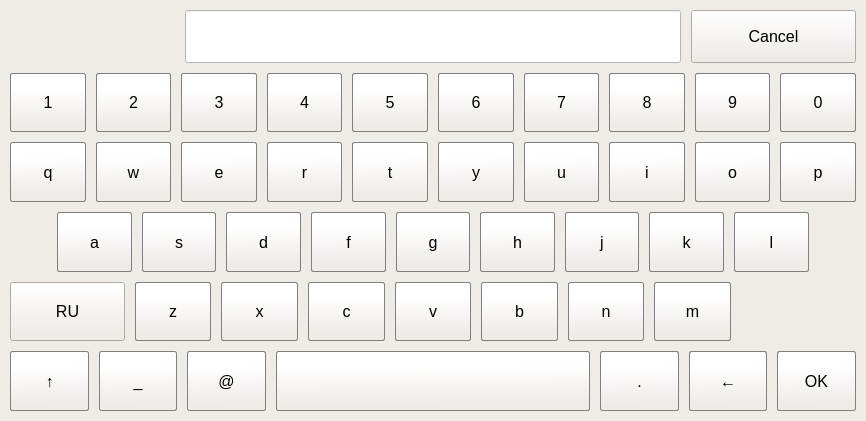
<?xml version="1.0" encoding="UTF-8"?>
<ui version="4.0">
 <class>MainWindow</class>
 <widget class="QMainWindow" name="MainWindow">
  <property name="geometry">
   <rect>
    <x>0</x>
    <y>0</y>
    <width>866</width>
    <height>421</height>
   </rect>
  </property>
  <property name="windowTitle">
   <string>AKOBIBILI Virtual Keyboard</string>
  </property>
  <property name="styleSheet">
   <string notr="true">background-color: rgb(239, 235, 231);</string>
  </property>
  <widget class="QWidget" name="centralwidget">
   <layout class="QVBoxLayout" name="verticalLayout" stretch="15,17,17,17,17,17">
    <property name="spacing">
     <number>10</number>
    </property>
    <property name="leftMargin">
     <number>10</number>
    </property>
    <property name="topMargin">
     <number>10</number>
    </property>
    <property name="rightMargin">
     <number>10</number>
    </property>
    <property name="bottomMargin">
     <number>10</number>
    </property>
    <item>
     <layout class="QHBoxLayout" name="horizontalLayout_6" stretch="20,60,20">
      <property name="spacing">
       <number>10</number>
      </property>
      <item>
       <widget class="QWidget" name="widget_5" native="true"/>
      </item>
      <item>
       <widget class="QLineEdit" name="edit_text">
        <property name="sizePolicy">
         <sizepolicy hsizetype="Expanding" vsizetype="Ignored">
          <horstretch>0</horstretch>
          <verstretch>0</verstretch>
         </sizepolicy>
        </property>
        <property name="font">
         <font>
          <pointsize>10</pointsize>
         </font>
        </property>
        <property name="styleSheet">
         <string notr="true">background-color: rgb(255, 255, 255);</string>
        </property>
        <property name="alignment">
         <set>Qt::AlignCenter</set>
        </property>
       </widget>
      </item>
      <item>
       <widget class="QPushButton" name="btn_cancel">
        <property name="sizePolicy">
         <sizepolicy hsizetype="Ignored" vsizetype="Ignored">
          <horstretch>0</horstretch>
          <verstretch>0</verstretch>
         </sizepolicy>
        </property>
        <property name="font">
         <font>
          <pointsize>12</pointsize>
         </font>
        </property>
        <property name="text">
         <string>Cancel</string>
        </property>
       </widget>
      </item>
     </layout>
    </item>
    <item>
     <layout class="QHBoxLayout" name="horizontalLayout_3" stretch="10,10,10,10,10,10,10,10,10,10">
      <property name="spacing">
       <number>10</number>
      </property>
      <item>
       <widget class="QPushButton" name="btn_1">
        <property name="sizePolicy">
         <sizepolicy hsizetype="Ignored" vsizetype="Ignored">
          <horstretch>0</horstretch>
          <verstretch>0</verstretch>
         </sizepolicy>
        </property>
        <property name="font">
         <font>
          <pointsize>12</pointsize>
         </font>
        </property>
        <property name="styleSheet">
         <string notr="true">QPushButton
{
	background-color: qlineargradient(spread:pad, x1:0.521, y1:0.8925, x2:0.504, y2:0.244227, stop:0.00847458 rgba(238, 235, 232, 255), stop:1 rgba(255, 255, 255, 255));
	border: 1px solid gray;
	border-radius: 2px;
}

QPushButton:pressed 
{	
	background-color: rgb(140, 223, 255);
 }</string>
        </property>
        <property name="text">
         <string>1</string>
        </property>
       </widget>
      </item>
      <item>
       <widget class="QPushButton" name="btn_2">
        <property name="sizePolicy">
         <sizepolicy hsizetype="Ignored" vsizetype="Ignored">
          <horstretch>0</horstretch>
          <verstretch>0</verstretch>
         </sizepolicy>
        </property>
        <property name="font">
         <font>
          <pointsize>12</pointsize>
         </font>
        </property>
        <property name="styleSheet">
         <string notr="true">QPushButton
{
	background-color: qlineargradient(spread:pad, x1:0.521, y1:0.8925, x2:0.504, y2:0.244227, stop:0.00847458 rgba(238, 235, 232, 255), stop:1 rgba(255, 255, 255, 255));
	border: 1px solid gray;
	border-radius: 2px;
}

QPushButton:pressed 
{	
	background-color: rgb(140, 223, 255);
 }</string>
        </property>
        <property name="text">
         <string>2</string>
        </property>
       </widget>
      </item>
      <item>
       <widget class="QPushButton" name="btn_3">
        <property name="sizePolicy">
         <sizepolicy hsizetype="Ignored" vsizetype="Ignored">
          <horstretch>0</horstretch>
          <verstretch>0</verstretch>
         </sizepolicy>
        </property>
        <property name="font">
         <font>
          <pointsize>12</pointsize>
         </font>
        </property>
        <property name="styleSheet">
         <string notr="true">QPushButton
{
	background-color: qlineargradient(spread:pad, x1:0.521, y1:0.8925, x2:0.504, y2:0.244227, stop:0.00847458 rgba(238, 235, 232, 255), stop:1 rgba(255, 255, 255, 255));
	border: 1px solid gray;
	border-radius: 2px;
}

QPushButton:pressed 
{	
	background-color: rgb(140, 223, 255);
 }</string>
        </property>
        <property name="text">
         <string>3</string>
        </property>
       </widget>
      </item>
      <item>
       <widget class="QPushButton" name="btn_4">
        <property name="sizePolicy">
         <sizepolicy hsizetype="Ignored" vsizetype="Ignored">
          <horstretch>0</horstretch>
          <verstretch>0</verstretch>
         </sizepolicy>
        </property>
        <property name="font">
         <font>
          <pointsize>12</pointsize>
         </font>
        </property>
        <property name="styleSheet">
         <string notr="true">QPushButton
{
	background-color: qlineargradient(spread:pad, x1:0.521, y1:0.8925, x2:0.504, y2:0.244227, stop:0.00847458 rgba(238, 235, 232, 255), stop:1 rgba(255, 255, 255, 255));
	border: 1px solid gray;
	border-radius: 2px;
}

QPushButton:pressed 
{	
	background-color: rgb(140, 223, 255);
 }</string>
        </property>
        <property name="text">
         <string>4</string>
        </property>
       </widget>
      </item>
      <item>
       <widget class="QPushButton" name="btn_5">
        <property name="sizePolicy">
         <sizepolicy hsizetype="Ignored" vsizetype="Ignored">
          <horstretch>0</horstretch>
          <verstretch>0</verstretch>
         </sizepolicy>
        </property>
        <property name="font">
         <font>
          <pointsize>12</pointsize>
         </font>
        </property>
        <property name="styleSheet">
         <string notr="true">QPushButton
{
	background-color: qlineargradient(spread:pad, x1:0.521, y1:0.8925, x2:0.504, y2:0.244227, stop:0.00847458 rgba(238, 235, 232, 255), stop:1 rgba(255, 255, 255, 255));
	border: 1px solid gray;
	border-radius: 2px;
}

QPushButton:pressed 
{	
	background-color: rgb(140, 223, 255);
 }</string>
        </property>
        <property name="text">
         <string>5</string>
        </property>
       </widget>
      </item>
      <item>
       <widget class="QPushButton" name="btn_6">
        <property name="sizePolicy">
         <sizepolicy hsizetype="Ignored" vsizetype="Ignored">
          <horstretch>0</horstretch>
          <verstretch>0</verstretch>
         </sizepolicy>
        </property>
        <property name="font">
         <font>
          <pointsize>12</pointsize>
         </font>
        </property>
        <property name="styleSheet">
         <string notr="true">QPushButton
{
	background-color: qlineargradient(spread:pad, x1:0.521, y1:0.8925, x2:0.504, y2:0.244227, stop:0.00847458 rgba(238, 235, 232, 255), stop:1 rgba(255, 255, 255, 255));
	border: 1px solid gray;
	border-radius: 2px;
}

QPushButton:pressed 
{	
	background-color: rgb(140, 223, 255);
 }</string>
        </property>
        <property name="text">
         <string>6</string>
        </property>
       </widget>
      </item>
      <item>
       <widget class="QPushButton" name="btn_7">
        <property name="sizePolicy">
         <sizepolicy hsizetype="Ignored" vsizetype="Ignored">
          <horstretch>0</horstretch>
          <verstretch>0</verstretch>
         </sizepolicy>
        </property>
        <property name="font">
         <font>
          <pointsize>12</pointsize>
         </font>
        </property>
        <property name="styleSheet">
         <string notr="true">QPushButton
{
	background-color: qlineargradient(spread:pad, x1:0.521, y1:0.8925, x2:0.504, y2:0.244227, stop:0.00847458 rgba(238, 235, 232, 255), stop:1 rgba(255, 255, 255, 255));
	border: 1px solid gray;
	border-radius: 2px;
}

QPushButton:pressed 
{	
	background-color: rgb(140, 223, 255);
 }</string>
        </property>
        <property name="text">
         <string>7</string>
        </property>
       </widget>
      </item>
      <item>
       <widget class="QPushButton" name="btn_8">
        <property name="sizePolicy">
         <sizepolicy hsizetype="Ignored" vsizetype="Ignored">
          <horstretch>0</horstretch>
          <verstretch>0</verstretch>
         </sizepolicy>
        </property>
        <property name="font">
         <font>
          <pointsize>12</pointsize>
         </font>
        </property>
        <property name="styleSheet">
         <string notr="true">QPushButton
{
	background-color: qlineargradient(spread:pad, x1:0.521, y1:0.8925, x2:0.504, y2:0.244227, stop:0.00847458 rgba(238, 235, 232, 255), stop:1 rgba(255, 255, 255, 255));
	border: 1px solid gray;
	border-radius: 2px;
}

QPushButton:pressed 
{	
	background-color: rgb(140, 223, 255);
 }</string>
        </property>
        <property name="text">
         <string>8</string>
        </property>
       </widget>
      </item>
      <item>
       <widget class="QPushButton" name="btn_9">
        <property name="sizePolicy">
         <sizepolicy hsizetype="Ignored" vsizetype="Ignored">
          <horstretch>0</horstretch>
          <verstretch>0</verstretch>
         </sizepolicy>
        </property>
        <property name="font">
         <font>
          <pointsize>12</pointsize>
         </font>
        </property>
        <property name="styleSheet">
         <string notr="true">QPushButton
{
	background-color: qlineargradient(spread:pad, x1:0.521, y1:0.8925, x2:0.504, y2:0.244227, stop:0.00847458 rgba(238, 235, 232, 255), stop:1 rgba(255, 255, 255, 255));
	border: 1px solid gray;
	border-radius: 2px;
}

QPushButton:pressed 
{	
	background-color: rgb(140, 223, 255);
 }</string>
        </property>
        <property name="text">
         <string>9</string>
        </property>
       </widget>
      </item>
      <item>
       <widget class="QPushButton" name="btn_0">
        <property name="sizePolicy">
         <sizepolicy hsizetype="Ignored" vsizetype="Ignored">
          <horstretch>0</horstretch>
          <verstretch>0</verstretch>
         </sizepolicy>
        </property>
        <property name="font">
         <font>
          <pointsize>12</pointsize>
         </font>
        </property>
        <property name="styleSheet">
         <string notr="true">QPushButton
{
	background-color: qlineargradient(spread:pad, x1:0.521, y1:0.8925, x2:0.504, y2:0.244227, stop:0.00847458 rgba(238, 235, 232, 255), stop:1 rgba(255, 255, 255, 255));
	border: 1px solid gray;
	border-radius: 2px;
}

QPushButton:pressed 
{	
	background-color: rgb(140, 223, 255);
 }</string>
        </property>
        <property name="text">
         <string>0</string>
        </property>
       </widget>
      </item>
     </layout>
    </item>
    <item>
     <layout class="QHBoxLayout" name="horizontalLayout" stretch="10,10,10,10,10,10,10,10,10,10">
      <property name="spacing">
       <number>10</number>
      </property>
      <item>
       <widget class="QPushButton" name="btn_lt_17">
        <property name="sizePolicy">
         <sizepolicy hsizetype="Ignored" vsizetype="Ignored">
          <horstretch>0</horstretch>
          <verstretch>0</verstretch>
         </sizepolicy>
        </property>
        <property name="font">
         <font>
          <pointsize>12</pointsize>
         </font>
        </property>
        <property name="styleSheet">
         <string notr="true">QPushButton
{
	background-color: qlineargradient(spread:pad, x1:0.521, y1:0.8925, x2:0.504, y2:0.244227, stop:0.00847458 rgba(238, 235, 232, 255), stop:1 rgba(255, 255, 255, 255));
	border: 1px solid gray;
	border-radius: 2px;
}

QPushButton:pressed 
{	
	background-color: rgb(140, 223, 255);
 }</string>
        </property>
        <property name="text">
         <string>q</string>
        </property>
       </widget>
      </item>
      <item>
       <widget class="QPushButton" name="btn_lt_23">
        <property name="sizePolicy">
         <sizepolicy hsizetype="Ignored" vsizetype="Ignored">
          <horstretch>0</horstretch>
          <verstretch>0</verstretch>
         </sizepolicy>
        </property>
        <property name="font">
         <font>
          <pointsize>12</pointsize>
         </font>
        </property>
        <property name="styleSheet">
         <string notr="true">QPushButton
{
	background-color: qlineargradient(spread:pad, x1:0.521, y1:0.8925, x2:0.504, y2:0.244227, stop:0.00847458 rgba(238, 235, 232, 255), stop:1 rgba(255, 255, 255, 255));
	border: 1px solid gray;
	border-radius: 2px;
}

QPushButton:pressed 
{	
	background-color: rgb(140, 223, 255);
 }</string>
        </property>
        <property name="text">
         <string>w</string>
        </property>
       </widget>
      </item>
      <item>
       <widget class="QPushButton" name="btn_lt_5">
        <property name="sizePolicy">
         <sizepolicy hsizetype="Ignored" vsizetype="Ignored">
          <horstretch>0</horstretch>
          <verstretch>0</verstretch>
         </sizepolicy>
        </property>
        <property name="font">
         <font>
          <pointsize>12</pointsize>
         </font>
        </property>
        <property name="styleSheet">
         <string notr="true">QPushButton
{
	background-color: qlineargradient(spread:pad, x1:0.521, y1:0.8925, x2:0.504, y2:0.244227, stop:0.00847458 rgba(238, 235, 232, 255), stop:1 rgba(255, 255, 255, 255));
	border: 1px solid gray;
	border-radius: 2px;
}

QPushButton:pressed 
{	
	background-color: rgb(140, 223, 255);
 }</string>
        </property>
        <property name="text">
         <string>e</string>
        </property>
       </widget>
      </item>
      <item>
       <widget class="QPushButton" name="btn_lt_18">
        <property name="sizePolicy">
         <sizepolicy hsizetype="Ignored" vsizetype="Ignored">
          <horstretch>0</horstretch>
          <verstretch>0</verstretch>
         </sizepolicy>
        </property>
        <property name="font">
         <font>
          <pointsize>12</pointsize>
         </font>
        </property>
        <property name="styleSheet">
         <string notr="true">QPushButton
{
	background-color: qlineargradient(spread:pad, x1:0.521, y1:0.8925, x2:0.504, y2:0.244227, stop:0.00847458 rgba(238, 235, 232, 255), stop:1 rgba(255, 255, 255, 255));
	border: 1px solid gray;
	border-radius: 2px;
}

QPushButton:pressed 
{	
	background-color: rgb(140, 223, 255);
 }</string>
        </property>
        <property name="text">
         <string>r</string>
        </property>
       </widget>
      </item>
      <item>
       <widget class="QPushButton" name="btn_lt_20">
        <property name="sizePolicy">
         <sizepolicy hsizetype="Ignored" vsizetype="Ignored">
          <horstretch>0</horstretch>
          <verstretch>0</verstretch>
         </sizepolicy>
        </property>
        <property name="font">
         <font>
          <pointsize>12</pointsize>
         </font>
        </property>
        <property name="styleSheet">
         <string notr="true">QPushButton
{
	background-color: qlineargradient(spread:pad, x1:0.521, y1:0.8925, x2:0.504, y2:0.244227, stop:0.00847458 rgba(238, 235, 232, 255), stop:1 rgba(255, 255, 255, 255));
	border: 1px solid gray;
	border-radius: 2px;
}

QPushButton:pressed 
{	
	background-color: rgb(140, 223, 255);
 }</string>
        </property>
        <property name="text">
         <string>t</string>
        </property>
       </widget>
      </item>
      <item>
       <widget class="QPushButton" name="btn_lt_25">
        <property name="sizePolicy">
         <sizepolicy hsizetype="Ignored" vsizetype="Ignored">
          <horstretch>0</horstretch>
          <verstretch>0</verstretch>
         </sizepolicy>
        </property>
        <property name="font">
         <font>
          <pointsize>12</pointsize>
         </font>
        </property>
        <property name="styleSheet">
         <string notr="true">QPushButton
{
	background-color: qlineargradient(spread:pad, x1:0.521, y1:0.8925, x2:0.504, y2:0.244227, stop:0.00847458 rgba(238, 235, 232, 255), stop:1 rgba(255, 255, 255, 255));
	border: 1px solid gray;
	border-radius: 2px;
}

QPushButton:pressed 
{	
	background-color: rgb(140, 223, 255);
 }</string>
        </property>
        <property name="text">
         <string>y</string>
        </property>
       </widget>
      </item>
      <item>
       <widget class="QPushButton" name="btn_lt_21">
        <property name="sizePolicy">
         <sizepolicy hsizetype="Ignored" vsizetype="Ignored">
          <horstretch>0</horstretch>
          <verstretch>0</verstretch>
         </sizepolicy>
        </property>
        <property name="font">
         <font>
          <pointsize>12</pointsize>
         </font>
        </property>
        <property name="styleSheet">
         <string notr="true">QPushButton
{
	background-color: qlineargradient(spread:pad, x1:0.521, y1:0.8925, x2:0.504, y2:0.244227, stop:0.00847458 rgba(238, 235, 232, 255), stop:1 rgba(255, 255, 255, 255));
	border: 1px solid gray;
	border-radius: 2px;
}

QPushButton:pressed 
{	
	background-color: rgb(140, 223, 255);
 }</string>
        </property>
        <property name="text">
         <string>u</string>
        </property>
       </widget>
      </item>
      <item>
       <widget class="QPushButton" name="btn_lt_9">
        <property name="sizePolicy">
         <sizepolicy hsizetype="Ignored" vsizetype="Ignored">
          <horstretch>0</horstretch>
          <verstretch>0</verstretch>
         </sizepolicy>
        </property>
        <property name="font">
         <font>
          <pointsize>12</pointsize>
         </font>
        </property>
        <property name="styleSheet">
         <string notr="true">QPushButton
{
	background-color: qlineargradient(spread:pad, x1:0.521, y1:0.8925, x2:0.504, y2:0.244227, stop:0.00847458 rgba(238, 235, 232, 255), stop:1 rgba(255, 255, 255, 255));
	border: 1px solid gray;
	border-radius: 2px;
}

QPushButton:pressed 
{	
	background-color: rgb(140, 223, 255);
 }</string>
        </property>
        <property name="text">
         <string>i</string>
        </property>
       </widget>
      </item>
      <item>
       <widget class="QPushButton" name="btn_lt_15">
        <property name="sizePolicy">
         <sizepolicy hsizetype="Ignored" vsizetype="Ignored">
          <horstretch>0</horstretch>
          <verstretch>0</verstretch>
         </sizepolicy>
        </property>
        <property name="font">
         <font>
          <pointsize>12</pointsize>
         </font>
        </property>
        <property name="styleSheet">
         <string notr="true">QPushButton
{
	background-color: qlineargradient(spread:pad, x1:0.521, y1:0.8925, x2:0.504, y2:0.244227, stop:0.00847458 rgba(238, 235, 232, 255), stop:1 rgba(255, 255, 255, 255));
	border: 1px solid gray;
	border-radius: 2px;
}

QPushButton:pressed 
{	
	background-color: rgb(140, 223, 255);
 }</string>
        </property>
        <property name="text">
         <string>o</string>
        </property>
       </widget>
      </item>
      <item>
       <widget class="QPushButton" name="btn_lt_16">
        <property name="sizePolicy">
         <sizepolicy hsizetype="Ignored" vsizetype="Ignored">
          <horstretch>0</horstretch>
          <verstretch>0</verstretch>
         </sizepolicy>
        </property>
        <property name="font">
         <font>
          <pointsize>12</pointsize>
         </font>
        </property>
        <property name="styleSheet">
         <string notr="true">QPushButton
{
	background-color: qlineargradient(spread:pad, x1:0.521, y1:0.8925, x2:0.504, y2:0.244227, stop:0.00847458 rgba(238, 235, 232, 255), stop:1 rgba(255, 255, 255, 255));
	border: 1px solid gray;
	border-radius: 2px;
}

QPushButton:pressed 
{	
	background-color: rgb(140, 223, 255);
 }</string>
        </property>
        <property name="text">
         <string>p</string>
        </property>
       </widget>
      </item>
     </layout>
    </item>
    <item>
     <layout class="QHBoxLayout" name="horizontalLayout_2" stretch="5,10,10,10,10,10,10,10,10,10,5">
      <property name="spacing">
       <number>10</number>
      </property>
      <item>
       <widget class="QWidget" name="widget" native="true"/>
      </item>
      <item>
       <widget class="QPushButton" name="btn_lt_1">
        <property name="sizePolicy">
         <sizepolicy hsizetype="Ignored" vsizetype="Ignored">
          <horstretch>0</horstretch>
          <verstretch>0</verstretch>
         </sizepolicy>
        </property>
        <property name="font">
         <font>
          <pointsize>12</pointsize>
         </font>
        </property>
        <property name="styleSheet">
         <string notr="true">QPushButton
{
	background-color: qlineargradient(spread:pad, x1:0.521, y1:0.8925, x2:0.504, y2:0.244227, stop:0.00847458 rgba(238, 235, 232, 255), stop:1 rgba(255, 255, 255, 255));
	border: 1px solid gray;
	border-radius: 2px;
}

QPushButton:pressed 
{	
	background-color: rgb(140, 223, 255);
 }</string>
        </property>
        <property name="text">
         <string>a</string>
        </property>
       </widget>
      </item>
      <item>
       <widget class="QPushButton" name="btn_lt_19">
        <property name="sizePolicy">
         <sizepolicy hsizetype="Ignored" vsizetype="Ignored">
          <horstretch>0</horstretch>
          <verstretch>0</verstretch>
         </sizepolicy>
        </property>
        <property name="font">
         <font>
          <pointsize>12</pointsize>
         </font>
        </property>
        <property name="styleSheet">
         <string notr="true">QPushButton
{
	background-color: qlineargradient(spread:pad, x1:0.521, y1:0.8925, x2:0.504, y2:0.244227, stop:0.00847458 rgba(238, 235, 232, 255), stop:1 rgba(255, 255, 255, 255));
	border: 1px solid gray;
	border-radius: 2px;
}

QPushButton:pressed 
{	
	background-color: rgb(140, 223, 255);
 }</string>
        </property>
        <property name="text">
         <string>s</string>
        </property>
       </widget>
      </item>
      <item>
       <widget class="QPushButton" name="btn_lt_4">
        <property name="sizePolicy">
         <sizepolicy hsizetype="Ignored" vsizetype="Ignored">
          <horstretch>0</horstretch>
          <verstretch>0</verstretch>
         </sizepolicy>
        </property>
        <property name="font">
         <font>
          <pointsize>12</pointsize>
         </font>
        </property>
        <property name="styleSheet">
         <string notr="true">QPushButton
{
	background-color: qlineargradient(spread:pad, x1:0.521, y1:0.8925, x2:0.504, y2:0.244227, stop:0.00847458 rgba(238, 235, 232, 255), stop:1 rgba(255, 255, 255, 255));
	border: 1px solid gray;
	border-radius: 2px;
}

QPushButton:pressed 
{	
	background-color: rgb(140, 223, 255);
 }</string>
        </property>
        <property name="text">
         <string>d</string>
        </property>
       </widget>
      </item>
      <item>
       <widget class="QPushButton" name="btn_lt_6">
        <property name="sizePolicy">
         <sizepolicy hsizetype="Ignored" vsizetype="Ignored">
          <horstretch>0</horstretch>
          <verstretch>0</verstretch>
         </sizepolicy>
        </property>
        <property name="font">
         <font>
          <pointsize>12</pointsize>
         </font>
        </property>
        <property name="styleSheet">
         <string notr="true">QPushButton
{
	background-color: qlineargradient(spread:pad, x1:0.521, y1:0.8925, x2:0.504, y2:0.244227, stop:0.00847458 rgba(238, 235, 232, 255), stop:1 rgba(255, 255, 255, 255));
	border: 1px solid gray;
	border-radius: 2px;
}

QPushButton:pressed 
{	
	background-color: rgb(140, 223, 255);
 }</string>
        </property>
        <property name="text">
         <string>f</string>
        </property>
       </widget>
      </item>
      <item>
       <widget class="QPushButton" name="btn_lt_7">
        <property name="sizePolicy">
         <sizepolicy hsizetype="Ignored" vsizetype="Ignored">
          <horstretch>0</horstretch>
          <verstretch>0</verstretch>
         </sizepolicy>
        </property>
        <property name="font">
         <font>
          <pointsize>12</pointsize>
         </font>
        </property>
        <property name="styleSheet">
         <string notr="true">QPushButton
{
	background-color: qlineargradient(spread:pad, x1:0.521, y1:0.8925, x2:0.504, y2:0.244227, stop:0.00847458 rgba(238, 235, 232, 255), stop:1 rgba(255, 255, 255, 255));
	border: 1px solid gray;
	border-radius: 2px;
}

QPushButton:pressed 
{	
	background-color: rgb(140, 223, 255);
 }</string>
        </property>
        <property name="text">
         <string>g</string>
        </property>
       </widget>
      </item>
      <item>
       <widget class="QPushButton" name="btn_lt_8">
        <property name="sizePolicy">
         <sizepolicy hsizetype="Ignored" vsizetype="Ignored">
          <horstretch>0</horstretch>
          <verstretch>0</verstretch>
         </sizepolicy>
        </property>
        <property name="font">
         <font>
          <pointsize>12</pointsize>
         </font>
        </property>
        <property name="styleSheet">
         <string notr="true">QPushButton
{
	background-color: qlineargradient(spread:pad, x1:0.521, y1:0.8925, x2:0.504, y2:0.244227, stop:0.00847458 rgba(238, 235, 232, 255), stop:1 rgba(255, 255, 255, 255));
	border: 1px solid gray;
	border-radius: 2px;
}

QPushButton:pressed 
{	
	background-color: rgb(140, 223, 255);
 }</string>
        </property>
        <property name="text">
         <string>h</string>
        </property>
       </widget>
      </item>
      <item>
       <widget class="QPushButton" name="btn_lt_10">
        <property name="sizePolicy">
         <sizepolicy hsizetype="Ignored" vsizetype="Ignored">
          <horstretch>0</horstretch>
          <verstretch>0</verstretch>
         </sizepolicy>
        </property>
        <property name="font">
         <font>
          <pointsize>12</pointsize>
         </font>
        </property>
        <property name="styleSheet">
         <string notr="true">QPushButton
{
	background-color: qlineargradient(spread:pad, x1:0.521, y1:0.8925, x2:0.504, y2:0.244227, stop:0.00847458 rgba(238, 235, 232, 255), stop:1 rgba(255, 255, 255, 255));
	border: 1px solid gray;
	border-radius: 2px;
}

QPushButton:pressed 
{	
	background-color: rgb(140, 223, 255);
 }</string>
        </property>
        <property name="text">
         <string>j</string>
        </property>
       </widget>
      </item>
      <item>
       <widget class="QPushButton" name="btn_lt_11">
        <property name="sizePolicy">
         <sizepolicy hsizetype="Ignored" vsizetype="Ignored">
          <horstretch>0</horstretch>
          <verstretch>0</verstretch>
         </sizepolicy>
        </property>
        <property name="font">
         <font>
          <pointsize>12</pointsize>
         </font>
        </property>
        <property name="styleSheet">
         <string notr="true">QPushButton
{
	background-color: qlineargradient(spread:pad, x1:0.521, y1:0.8925, x2:0.504, y2:0.244227, stop:0.00847458 rgba(238, 235, 232, 255), stop:1 rgba(255, 255, 255, 255));
	border: 1px solid gray;
	border-radius: 2px;
}

QPushButton:pressed 
{	
	background-color: rgb(140, 223, 255);
 }</string>
        </property>
        <property name="text">
         <string>k</string>
        </property>
       </widget>
      </item>
      <item>
       <widget class="QPushButton" name="btn_lt_12">
        <property name="sizePolicy">
         <sizepolicy hsizetype="Ignored" vsizetype="Ignored">
          <horstretch>0</horstretch>
          <verstretch>0</verstretch>
         </sizepolicy>
        </property>
        <property name="font">
         <font>
          <pointsize>12</pointsize>
         </font>
        </property>
        <property name="styleSheet">
         <string notr="true">QPushButton
{
	background-color: qlineargradient(spread:pad, x1:0.521, y1:0.8925, x2:0.504, y2:0.244227, stop:0.00847458 rgba(238, 235, 232, 255), stop:1 rgba(255, 255, 255, 255));
	border: 1px solid gray;
	border-radius: 2px;
}

QPushButton:pressed 
{	
	background-color: rgb(140, 223, 255);
 }</string>
        </property>
        <property name="text">
         <string>l</string>
        </property>
       </widget>
      </item>
      <item>
       <widget class="QWidget" name="widget_2" native="true"/>
      </item>
     </layout>
    </item>
    <item>
     <layout class="QHBoxLayout" name="horizontalLayout_5" stretch="15,10,10,10,10,10,10,10,15">
      <property name="spacing">
       <number>10</number>
      </property>
      <item>
       <widget class="QPushButton" name="btn_language">
        <property name="sizePolicy">
         <sizepolicy hsizetype="Preferred" vsizetype="Preferred">
          <horstretch>0</horstretch>
          <verstretch>0</verstretch>
         </sizepolicy>
        </property>
        <property name="font">
         <font>
          <pointsize>12</pointsize>
         </font>
        </property>
        <property name="text">
         <string>RU</string>
        </property>
       </widget>
      </item>
      <item>
       <widget class="QPushButton" name="btn_lt_26">
        <property name="sizePolicy">
         <sizepolicy hsizetype="Ignored" vsizetype="Ignored">
          <horstretch>0</horstretch>
          <verstretch>0</verstretch>
         </sizepolicy>
        </property>
        <property name="font">
         <font>
          <pointsize>12</pointsize>
         </font>
        </property>
        <property name="styleSheet">
         <string notr="true">QPushButton
{
	background-color: qlineargradient(spread:pad, x1:0.521, y1:0.8925, x2:0.504, y2:0.244227, stop:0.00847458 rgba(238, 235, 232, 255), stop:1 rgba(255, 255, 255, 255));
	border: 1px solid gray;
	border-radius: 2px;
}

QPushButton:pressed 
{	
	background-color: rgb(140, 223, 255);
 }</string>
        </property>
        <property name="text">
         <string>z</string>
        </property>
       </widget>
      </item>
      <item>
       <widget class="QPushButton" name="btn_lt_24">
        <property name="sizePolicy">
         <sizepolicy hsizetype="Ignored" vsizetype="Ignored">
          <horstretch>0</horstretch>
          <verstretch>0</verstretch>
         </sizepolicy>
        </property>
        <property name="font">
         <font>
          <pointsize>12</pointsize>
         </font>
        </property>
        <property name="styleSheet">
         <string notr="true">QPushButton
{
	background-color: qlineargradient(spread:pad, x1:0.521, y1:0.8925, x2:0.504, y2:0.244227, stop:0.00847458 rgba(238, 235, 232, 255), stop:1 rgba(255, 255, 255, 255));
	border: 1px solid gray;
	border-radius: 2px;
}

QPushButton:pressed 
{	
	background-color: rgb(140, 223, 255);
 }</string>
        </property>
        <property name="text">
         <string>x</string>
        </property>
       </widget>
      </item>
      <item>
       <widget class="QPushButton" name="btn_lt_3">
        <property name="sizePolicy">
         <sizepolicy hsizetype="Ignored" vsizetype="Ignored">
          <horstretch>0</horstretch>
          <verstretch>0</verstretch>
         </sizepolicy>
        </property>
        <property name="font">
         <font>
          <pointsize>12</pointsize>
         </font>
        </property>
        <property name="styleSheet">
         <string notr="true">QPushButton
{
	background-color: qlineargradient(spread:pad, x1:0.521, y1:0.8925, x2:0.504, y2:0.244227, stop:0.00847458 rgba(238, 235, 232, 255), stop:1 rgba(255, 255, 255, 255));
	border: 1px solid gray;
	border-radius: 2px;
}

QPushButton:pressed 
{	
	background-color: rgb(140, 223, 255);
 }</string>
        </property>
        <property name="text">
         <string>c</string>
        </property>
       </widget>
      </item>
      <item>
       <widget class="QPushButton" name="btn_lt_22">
        <property name="sizePolicy">
         <sizepolicy hsizetype="Ignored" vsizetype="Ignored">
          <horstretch>0</horstretch>
          <verstretch>0</verstretch>
         </sizepolicy>
        </property>
        <property name="font">
         <font>
          <pointsize>12</pointsize>
         </font>
        </property>
        <property name="styleSheet">
         <string notr="true">QPushButton
{
	background-color: qlineargradient(spread:pad, x1:0.521, y1:0.8925, x2:0.504, y2:0.244227, stop:0.00847458 rgba(238, 235, 232, 255), stop:1 rgba(255, 255, 255, 255));
	border: 1px solid gray;
	border-radius: 2px;
}

QPushButton:pressed 
{	
	background-color: rgb(140, 223, 255);
 }</string>
        </property>
        <property name="text">
         <string>v</string>
        </property>
       </widget>
      </item>
      <item>
       <widget class="QPushButton" name="btn_lt_2">
        <property name="sizePolicy">
         <sizepolicy hsizetype="Ignored" vsizetype="Ignored">
          <horstretch>0</horstretch>
          <verstretch>0</verstretch>
         </sizepolicy>
        </property>
        <property name="font">
         <font>
          <pointsize>12</pointsize>
         </font>
        </property>
        <property name="styleSheet">
         <string notr="true">QPushButton
{
	background-color: qlineargradient(spread:pad, x1:0.521, y1:0.8925, x2:0.504, y2:0.244227, stop:0.00847458 rgba(238, 235, 232, 255), stop:1 rgba(255, 255, 255, 255));
	border: 1px solid gray;
	border-radius: 2px;
}

QPushButton:pressed 
{	
	background-color: rgb(140, 223, 255);
 }</string>
        </property>
        <property name="text">
         <string>b</string>
        </property>
       </widget>
      </item>
      <item>
       <widget class="QPushButton" name="btn_lt_14">
        <property name="sizePolicy">
         <sizepolicy hsizetype="Ignored" vsizetype="Ignored">
          <horstretch>0</horstretch>
          <verstretch>0</verstretch>
         </sizepolicy>
        </property>
        <property name="font">
         <font>
          <pointsize>12</pointsize>
         </font>
        </property>
        <property name="styleSheet">
         <string notr="true">QPushButton
{
	background-color: qlineargradient(spread:pad, x1:0.521, y1:0.8925, x2:0.504, y2:0.244227, stop:0.00847458 rgba(238, 235, 232, 255), stop:1 rgba(255, 255, 255, 255));
	border: 1px solid gray;
	border-radius: 2px;
}

QPushButton:pressed 
{	
	background-color: rgb(140, 223, 255);
 }</string>
        </property>
        <property name="text">
         <string>n</string>
        </property>
       </widget>
      </item>
      <item>
       <widget class="QPushButton" name="btn_lt_13">
        <property name="sizePolicy">
         <sizepolicy hsizetype="Ignored" vsizetype="Ignored">
          <horstretch>0</horstretch>
          <verstretch>0</verstretch>
         </sizepolicy>
        </property>
        <property name="font">
         <font>
          <pointsize>12</pointsize>
         </font>
        </property>
        <property name="styleSheet">
         <string notr="true">QPushButton
{
	background-color: qlineargradient(spread:pad, x1:0.521, y1:0.8925, x2:0.504, y2:0.244227, stop:0.00847458 rgba(238, 235, 232, 255), stop:1 rgba(255, 255, 255, 255));
	border: 1px solid gray;
	border-radius: 2px;
}

QPushButton:pressed 
{	
	background-color: rgb(140, 223, 255);
 }</string>
        </property>
        <property name="text">
         <string>m</string>
        </property>
       </widget>
      </item>
      <item>
       <widget class="QWidget" name="widget_4" native="true"/>
      </item>
     </layout>
    </item>
    <item>
     <layout class="QHBoxLayout" name="horizontalLayout_4" stretch="10,10,10,40,10,10,10">
      <property name="spacing">
       <number>10</number>
      </property>
      <item>
       <widget class="QPushButton" name="btn_upper">
        <property name="sizePolicy">
         <sizepolicy hsizetype="Ignored" vsizetype="Ignored">
          <horstretch>0</horstretch>
          <verstretch>0</verstretch>
         </sizepolicy>
        </property>
        <property name="font">
         <font>
          <pointsize>12</pointsize>
         </font>
        </property>
        <property name="styleSheet">
         <string notr="true">QPushButton
{
	background-color: qlineargradient(spread:pad, x1:0.521, y1:0.8925, x2:0.504, y2:0.244227, stop:0.00847458 rgba(238, 235, 232, 255), stop:1 rgba(255, 255, 255, 255));
	border: 1px solid gray;
	border-radius: 2px;
}

QPushButton:pressed 
{	
	background-color: rgb(140, 223, 255);
 }</string>
        </property>
        <property name="text">
         <string>↑</string>
        </property>
       </widget>
      </item>
      <item>
       <widget class="QPushButton" name="btn_underscore">
        <property name="sizePolicy">
         <sizepolicy hsizetype="Ignored" vsizetype="Ignored">
          <horstretch>0</horstretch>
          <verstretch>0</verstretch>
         </sizepolicy>
        </property>
        <property name="font">
         <font>
          <pointsize>12</pointsize>
         </font>
        </property>
        <property name="styleSheet">
         <string notr="true">QPushButton
{
	background-color: qlineargradient(spread:pad, x1:0.521, y1:0.8925, x2:0.504, y2:0.244227, stop:0.00847458 rgba(238, 235, 232, 255), stop:1 rgba(255, 255, 255, 255));
	border: 1px solid gray;
	border-radius: 2px;
}

QPushButton:pressed 
{	
	background-color: rgb(140, 223, 255);
 }</string>
        </property>
        <property name="text">
         <string>_</string>
        </property>
       </widget>
      </item>
      <item>
       <widget class="QPushButton" name="btn_at">
        <property name="sizePolicy">
         <sizepolicy hsizetype="Ignored" vsizetype="Ignored">
          <horstretch>0</horstretch>
          <verstretch>0</verstretch>
         </sizepolicy>
        </property>
        <property name="font">
         <font>
          <pointsize>12</pointsize>
         </font>
        </property>
        <property name="styleSheet">
         <string notr="true">QPushButton
{
	background-color: qlineargradient(spread:pad, x1:0.521, y1:0.8925, x2:0.504, y2:0.244227, stop:0.00847458 rgba(238, 235, 232, 255), stop:1 rgba(255, 255, 255, 255));
	border: 1px solid gray;
	border-radius: 2px;
}

QPushButton:pressed 
{	
	background-color: rgb(140, 223, 255);
 }</string>
        </property>
        <property name="text">
         <string>@</string>
        </property>
       </widget>
      </item>
      <item>
       <widget class="QPushButton" name="btn_space">
        <property name="sizePolicy">
         <sizepolicy hsizetype="Ignored" vsizetype="Ignored">
          <horstretch>0</horstretch>
          <verstretch>0</verstretch>
         </sizepolicy>
        </property>
        <property name="font">
         <font>
          <pointsize>12</pointsize>
         </font>
        </property>
        <property name="styleSheet">
         <string notr="true">QPushButton
{
	background-color: qlineargradient(spread:pad, x1:0.521, y1:0.8925, x2:0.504, y2:0.244227, stop:0.00847458 rgba(238, 235, 232, 255), stop:1 rgba(255, 255, 255, 255));
	border: 1px solid gray;
	border-radius: 2px;
}

QPushButton:pressed 
{	
	background-color: rgb(140, 223, 255);
 }</string>
        </property>
        <property name="text">
         <string/>
        </property>
       </widget>
      </item>
      <item>
       <widget class="QPushButton" name="btn_period">
        <property name="sizePolicy">
         <sizepolicy hsizetype="Ignored" vsizetype="Ignored">
          <horstretch>0</horstretch>
          <verstretch>0</verstretch>
         </sizepolicy>
        </property>
        <property name="font">
         <font>
          <pointsize>12</pointsize>
         </font>
        </property>
        <property name="styleSheet">
         <string notr="true">QPushButton
{
	background-color: qlineargradient(spread:pad, x1:0.521, y1:0.8925, x2:0.504, y2:0.244227, stop:0.00847458 rgba(238, 235, 232, 255), stop:1 rgba(255, 255, 255, 255));
	border: 1px solid gray;
	border-radius: 2px;
}

QPushButton:pressed 
{	
	background-color: rgb(140, 223, 255);
 }</string>
        </property>
        <property name="text">
         <string>.</string>
        </property>
       </widget>
      </item>
      <item>
       <widget class="QPushButton" name="btn_backspace">
        <property name="sizePolicy">
         <sizepolicy hsizetype="Ignored" vsizetype="Ignored">
          <horstretch>0</horstretch>
          <verstretch>0</verstretch>
         </sizepolicy>
        </property>
        <property name="font">
         <font>
          <pointsize>12</pointsize>
         </font>
        </property>
        <property name="styleSheet">
         <string notr="true">QPushButton
{
	background-color: qlineargradient(spread:pad, x1:0.521, y1:0.8925, x2:0.504, y2:0.244227, stop:0.00847458 rgba(238, 235, 232, 255), stop:1 rgba(255, 255, 255, 255));
	border: 1px solid gray;
	border-radius: 2px;
}

QPushButton:pressed 
{	
	background-color: rgb(140, 223, 255);
 }</string>
        </property>
        <property name="text">
         <string>←</string>
        </property>
       </widget>
      </item>
      <item>
       <widget class="QPushButton" name="btn_ok">
        <property name="sizePolicy">
         <sizepolicy hsizetype="Ignored" vsizetype="Ignored">
          <horstretch>0</horstretch>
          <verstretch>0</verstretch>
         </sizepolicy>
        </property>
        <property name="font">
         <font>
          <pointsize>12</pointsize>
         </font>
        </property>
        <property name="styleSheet">
         <string notr="true">QPushButton
{
	background-color: qlineargradient(spread:pad, x1:0.521, y1:0.8925, x2:0.504, y2:0.244227, stop:0.00847458 rgba(238, 235, 232, 255), stop:1 rgba(255, 255, 255, 255));
	border: 1px solid gray;
	border-radius: 2px;
}

QPushButton:pressed 
{	
	background-color: rgb(140, 223, 255);
 }</string>
        </property>
        <property name="text">
         <string>OK</string>
        </property>
       </widget>
      </item>
     </layout>
    </item>
   </layout>
  </widget>
 </widget>
 <resources/>
 <connections/>
</ui>
